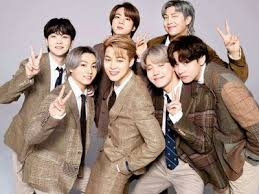
#> input picture media/photos/gr.jpeg, 259 x 194 px, found by its file name
$ python facedetection.py
#> lines starting #> are read from the running program, lines starting #| are printed output that depends on the picture; after the words box and inside, x2 and y2 are one past the last pixel; in counts of white or black regions, pixels touching at a corner belong together
import cv2 as cv
import numpy as np

img=cv.imread('media/gr.jpeg')
#> img is the input picture: shape (194, 259, 3); mean B, G, R 128.5, 138.2, 158.1
cv.imshow('Person',img)

gray=cv.cvtColor(img,cv.COLOR_BGR2GRAY)
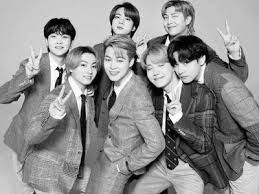
#> gray: shape (194, 259); min 0, max 255, mean 143.1
cv.imshow("gray person",gray)

haar_cascade=cv.CascadeClassifier('har_frontface.xml')


faces_rect=haar_cascade.detectMultiScale(gray,scaleFactor=1.1,minNeighbors=2)
#> faces_rect = [[159, 6, 28, 28], [109, 10, 25, 25], [45, 26, 27, 27], [99, 48, 30, 30], [73, 55, 29, 29], [50, 141, 34, 34]]

print(len(faces_rect))
#| 6

for (x,y,w,h) in faces_rect:
    cv.rectangle(img,(x,y),(x+w,y+h),(0,0,0),thickness=2)
#> this loop made 6 passes
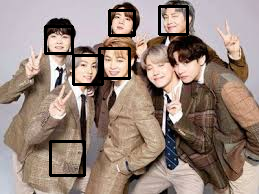
#> img: shape (194, 259, 3); 4.05% of pixels changed, all inside (x1, y1, x2, y2) = (44, 5, 189, 177)

cv.imshow("detect faces",img)

cv.waitKey(0)

$ run again, with media/photos/download.jpeg copied over media/photos/gr.jpeg
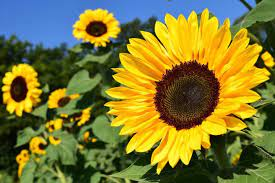
#> input picture media/photos/download.jpeg, 275 x 183 px, found by its file name
#> img is the input picture: shape (183, 275, 3); mean B, G, R 51.3, 120.8, 125
#> `gray=cv.cvtColor(img,cv.COLOR_BGR2GRAY)`:
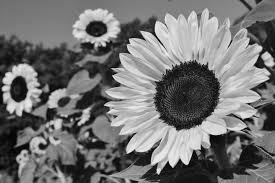
#> gray: shape (183, 275); min 1, max 241, mean 114.1
#> faces_rect = ()
#| 0
